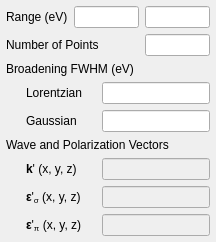
               <widget class="QWidget" name="yTab">
                <attribute name="title">
                 <string>Energy Transfer</string>
                </attribute>
                <layout class="QVBoxLayout" name="yHBoxLayout">
                 <property name="spacing">
                  <number>6</number>
                 </property>
                 <property name="leftMargin">
                  <number>6</number>
                 </property>
                 <property name="topMargin">
                  <number>6</number>
                 </property>
                 <property name="rightMargin">
                  <number>6</number>
                 </property>
                 <property name="bottomMargin">
                  <number>6</number>
                 </property>
                 <item>
                  <layout class="QHBoxLayout" name="yRangeHBoxLayout">
                   <item>
                    <widget class="QLabel" name="yRangeLabel">
                     <property name="text">
                      <string>Range (eV)</string>
                     </property>
                    </widget>
                   </item>
                   <item>
                    <widget class="DoubleLineEdit" name="yMinLineEdit">
                     <property name="sizePolicy">
                      <sizepolicy hsizetype="Fixed" vsizetype="Fixed">
                       <horstretch>0</horstretch>
                       <verstretch>0</verstretch>
                      </sizepolicy>
                     </property>
                     <property name="maximumSize">
                      <size>
                       <width>65</width>
                       <height>16777215</height>
                      </size>
                     </property>
                     <property name="alignment">
                      <set>Qt::AlignRight|Qt::AlignTrailing|Qt::AlignVCenter</set>
                     </property>
                    </widget>
                   </item>
                   <item>
                    <widget class="DoubleLineEdit" name="yMaxLineEdit">
                     <property name="sizePolicy">
                      <sizepolicy hsizetype="Fixed" vsizetype="Fixed">
                       <horstretch>0</horstretch>
                       <verstretch>0</verstretch>
                      </sizepolicy>
                     </property>
                     <property name="maximumSize">
                      <size>
                       <width>65</width>
                       <height>16777215</height>
                      </size>
                     </property>
                     <property name="alignment">
                      <set>Qt::AlignRight|Qt::AlignTrailing|Qt::AlignVCenter</set>
                     </property>
                    </widget>
                   </item>
                  </layout>
                 </item>
                 <item>
                  <layout class="QHBoxLayout" name="yNPointsHBoxLayout">
                   <item>
                    <widget class="QLabel" name="yNPointsLabel">
                     <property name="minimumSize">
                      <size>
                       <width>55</width>
                       <height>0</height>
                      </size>
                     </property>
                     <property name="text">
                      <string>Number of Points</string>
                     </property>
                    </widget>
                   </item>
                   <item>
                    <widget class="IntLineEdit" name="yNPointsLineEdit">
                     <property name="sizePolicy">
                      <sizepolicy hsizetype="Fixed" vsizetype="Fixed">
                       <horstretch>0</horstretch>
                       <verstretch>0</verstretch>
                      </sizepolicy>
                     </property>
                     <property name="maximumSize">
                      <size>
                       <width>65</width>
                       <height>16777215</height>
                      </size>
                     </property>
                     <property name="alignment">
                      <set>Qt::AlignRight|Qt::AlignTrailing|Qt::AlignVCenter</set>
                     </property>
                    </widget>
                   </item>
                  </layout>
                 </item>
                 <item>
                  <widget class="QLabel" name="yBroadeningLabel">
                   <property name="text">
                    <string>Broadening FWHM (eV)</string>
                   </property>
                  </widget>
                 </item>
                 <item>
                  <layout class="QHBoxLayout" name="yLorentzianHBoxLayout">
                   <item>
                    <spacer name="yLorentzianLeftSpacer">
                     <property name="orientation">
                      <enum>Qt::Horizontal</enum>
                     </property>
                     <property name="sizeType">
                      <enum>QSizePolicy::Fixed</enum>
                     </property>
                     <property name="sizeHint" stdset="0">
                      <size>
                       <width>20</width>
                       <height>20</height>
                      </size>
                     </property>
                    </spacer>
                   </item>
                   <item>
                    <widget class="QLabel" name="yLorentzianLabel">
                     <property name="text">
                      <string>Lorentzian</string>
                     </property>
                    </widget>
                   </item>
                   <item>
                    <widget class="DoubleListLineEdit" name="yLorentzianLineEdit">
                     <property name="sizePolicy">
                      <sizepolicy hsizetype="Fixed" vsizetype="Fixed">
                       <horstretch>0</horstretch>
                       <verstretch>0</verstretch>
                      </sizepolicy>
                     </property>
                     <property name="maximumSize">
                      <size>
                       <width>120</width>
                       <height>16777215</height>
                      </size>
                     </property>
                     <property name="alignment">
                      <set>Qt::AlignRight|Qt::AlignTrailing|Qt::AlignVCenter</set>
                     </property>
                    </widget>
                   </item>
                  </layout>
                 </item>
                 <item>
                  <layout class="QHBoxLayout" name="yGaussianHBoxLayout">
                   <item>
                    <spacer name="yGaussianLeftSpacer">
                     <property name="orientation">
                      <enum>Qt::Horizontal</enum>
                     </property>
                     <property name="sizeType">
                      <enum>QSizePolicy::Fixed</enum>
                     </property>
                     <property name="sizeHint" stdset="0">
                      <size>
                       <width>20</width>
                       <height>20</height>
                      </size>
                     </property>
                    </spacer>
                   </item>
                   <item>
                    <widget class="QLabel" name="yGaussianLabel">
                     <property name="text">
                      <string>Gaussian</string>
                     </property>
                    </widget>
                   </item>
                   <item>
                    <widget class="DoubleLineEdit" name="yGaussianLineEdit">
                     <property name="sizePolicy">
                      <sizepolicy hsizetype="Fixed" vsizetype="Fixed">
                       <horstretch>0</horstretch>
                       <verstretch>0</verstretch>
                      </sizepolicy>
                     </property>
                     <property name="maximumSize">
                      <size>
                       <width>120</width>
                       <height>16777215</height>
                      </size>
                     </property>
                     <property name="alignment">
                      <set>Qt::AlignRight|Qt::AlignTrailing|Qt::AlignVCenter</set>
                     </property>
                    </widget>
                   </item>
                  </layout>
                 </item>
                 <item>
                  <widget class="QLabel" name="yVectorsLabel">
                   <property name="text">
                    <string>Wave and Polarization Vectors</string>
                   </property>
                  </widget>
                 </item>
                 <item>
                  <layout class="QHBoxLayout" name="k2HBoxLayout">
                   <item>
                    <spacer name="k2LeftSpacer">
                     <property name="orientation">
                      <enum>Qt::Horizontal</enum>
                     </property>
                     <property name="sizeType">
                      <enum>QSizePolicy::Fixed</enum>
                     </property>
                     <property name="sizeHint" stdset="0">
                      <size>
                       <width>20</width>
                       <height>20</height>
                      </size>
                     </property>
                    </spacer>
                   </item>
                   <item>
                    <widget class="QLabel" name="k2Label">
                     <property name="text">
                      <string>&lt;html&gt;&lt;head/&gt;&lt;body&gt;&lt;p&gt;&lt;span style=&quot; font-weight:600;&quot;&gt;k&lt;/span&gt;' (x, y, z)&lt;/p&gt;&lt;/body&gt;&lt;/html&gt;</string>
                     </property>
                    </widget>
                   </item>
                   <item>
                    <widget class="VectorLineEdit" name="k2LineEdit">
                     <property name="enabled">
                      <bool>false</bool>
                     </property>
                     <property name="sizePolicy">
                      <sizepolicy hsizetype="Fixed" vsizetype="Fixed">
                       <horstretch>0</horstretch>
                       <verstretch>0</verstretch>
                      </sizepolicy>
                     </property>
                     <property name="maximumSize">
                      <size>
                       <width>120</width>
                       <height>16777215</height>
                      </size>
                     </property>
                     <property name="alignment">
                      <set>Qt::AlignCenter</set>
                     </property>
                    </widget>
                   </item>
                  </layout>
                 </item>
                 <item>
                  <layout class="QHBoxLayout" name="eps21HBoxLayout">
                   <item>
                    <spacer name="eps21LeftSpacer">
                     <property name="orientation">
                      <enum>Qt::Horizontal</enum>
                     </property>
                     <property name="sizeType">
                      <enum>QSizePolicy::Fixed</enum>
                     </property>
                     <property name="sizeHint" stdset="0">
                      <size>
                       <width>20</width>
                       <height>20</height>
                      </size>
                     </property>
                    </spacer>
                   </item>
                   <item>
                    <widget class="QLabel" name="eps21Label">
                     <property name="text">
                      <string>&lt;html&gt;&lt;head/&gt;&lt;body&gt;&lt;p&gt;&lt;span style=&quot; font-weight:600;&quot;&gt;ε&lt;/span&gt;'&lt;span style=&quot; vertical-align:sub;&quot;&gt;σ&lt;/span&gt; (x, y, z)&lt;/p&gt;&lt;/body&gt;&lt;/html&gt;</string>
                     </property>
                    </widget>
                   </item>
                   <item>
                    <widget class="VectorLineEdit" name="eps21LineEdit">
                     <property name="enabled">
                      <bool>false</bool>
                     </property>
                     <property name="sizePolicy">
                      <sizepolicy hsizetype="Fixed" vsizetype="Fixed">
                       <horstretch>0</horstretch>
                       <verstretch>0</verstretch>
                      </sizepolicy>
                     </property>
                     <property name="maximumSize">
                      <size>
                       <width>120</width>
                       <height>16777215</height>
                      </size>
                     </property>
                     <property name="alignment">
                      <set>Qt::AlignCenter</set>
                     </property>
                    </widget>
                   </item>
                  </layout>
                 </item>
                 <item>
                  <layout class="QHBoxLayout" name="eps22HBoxLayout">
                   <item>
                    <spacer name="eps22LeftSpacer">
                     <property name="orientation">
                      <enum>Qt::Horizontal</enum>
                     </property>
                     <property name="sizeType">
                      <enum>QSizePolicy::Fixed</enum>
                     </property>
                     <property name="sizeHint" stdset="0">
                      <size>
                       <width>20</width>
                       <height>20</height>
                      </size>
                     </property>
                    </spacer>
                   </item>
                   <item>
                    <widget class="QLabel" name="eps22Label">
                     <property name="text">
                      <string>&lt;html&gt;&lt;head/&gt;&lt;body&gt;&lt;p&gt;&lt;span style=&quot; font-weight:600;&quot;&gt;ε&lt;/span&gt;'&lt;span style=&quot; vertical-align:sub;&quot;&gt;π&lt;/span&gt; (x, y, z)&lt;/p&gt;&lt;/body&gt;&lt;/html&gt;</string>
                     </property>
                    </widget>
                   </item>
                   <item>
                    <widget class="VectorLineEdit" name="eps22LineEdit">
                     <property name="enabled">
                      <bool>false</bool>
                     </property>
                     <property name="sizePolicy">
                      <sizepolicy hsizetype="Fixed" vsizetype="Fixed">
                       <horstretch>0</horstretch>
                       <verstretch>0</verstretch>
                      </sizepolicy>
                     </property>
                     <property name="maximumSize">
                      <size>
                       <width>120</width>
                       <height>16777215</height>
                      </size>
                     </property>
                     <property name="alignment">
                      <set>Qt::AlignCenter</set>
                     </property>
                    </widget>
                   </item>
                  </layout>
                 </item>
                </layout>
               </widget>
